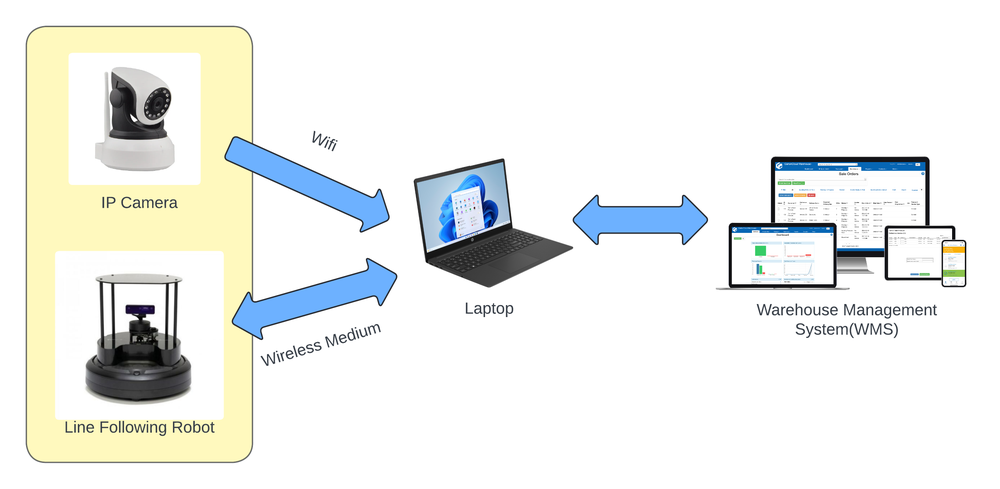
#> input picture images/image1.png, 1000 x 489 px, shrunk from 2839 x 1388 before the run, found by its file name; its folder holds only this picture in this run
$ jupyter execute --allow-errors Visualize_Dataset.ipynb
#> lines starting #> are read from the running program, lines starting #| are printed output that depends on the picture
# **Visualizing Dataset**

In this code file, we compare our dataset in more depth manually. Because we need to ensure we have a better data set before going into train our model.

## **Imports libraries**

[cell 1]
from google.colab import drive
drive.mount('/content/drive')

[cell 2]
import os
import numpy as np
import cv2
from tqdm import tqdm

## **Load all the image names**

[cell 3]
image_names = sorted(os.listdir('/content/drive/MyDrive/Colab Notebooks/data/images'))

[cell 4]
print(image_names)
print(len(image_names))

#> (a cell that did not finish here is left out)

#> (a cell that did not finish here is left out)

## **Loop over the name & store the result**

[cell 7]
for name in tqdm(image_names):
  image_path = f"/content/drive/MyDrive/Colab Notebooks/data/images/{name}"
  mask_path = f"/content/drive/MyDrive/Colab Notebooks/data/masks/{name}"

  x = cv2.imread(image_path, cv2.IMREAD_COLOR)
#> x is the input picture: shape (489, 1000, 3); mean B, G, R 236.4, 239.8, 237.9
  y = cv2.imread(mask_path, cv2.IMREAD_COLOR)

  line = np.ones((10, x.shape[1], 3)) * 255.0

  foreground_img = x*(y/255.0)
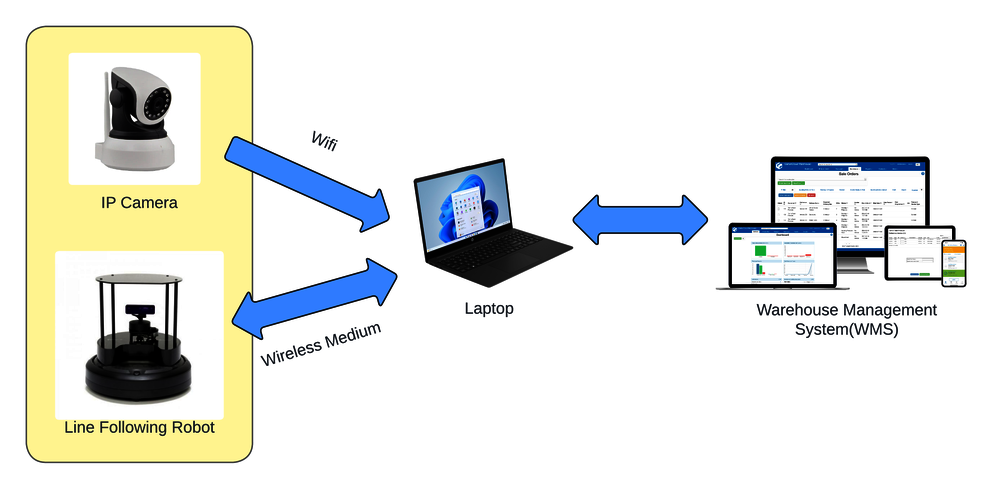
#> foreground_img: shape (489, 1000, 3) float64; mean B, G, R 227.5, 233.8, 232.4
  background_img = x*(1.0-(y/255.0))
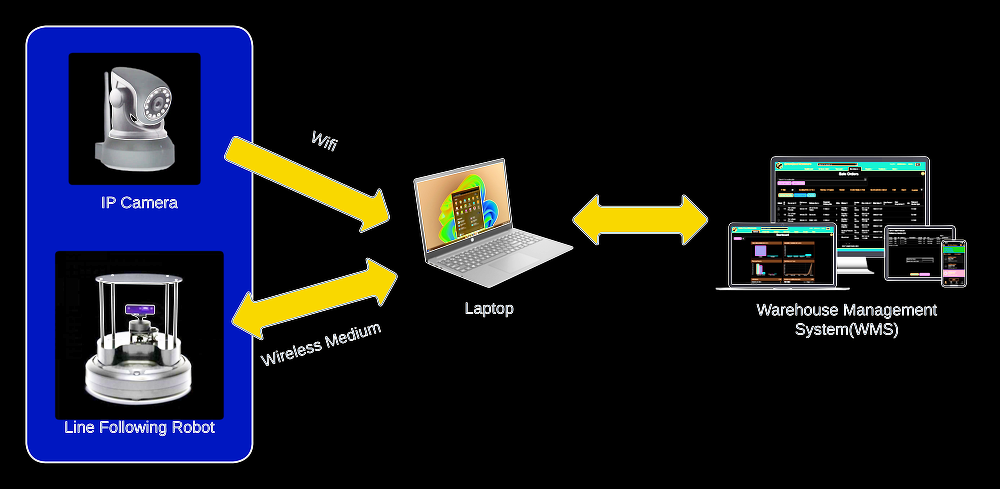
#> background_img: shape (489, 1000, 3) float64; mean B, G, R 8.9, 6, 5.5; drawn with min black and max white

  cat_img = np.concatenate((x, line, y, line, foreground_img, line, background_img), axis=0)
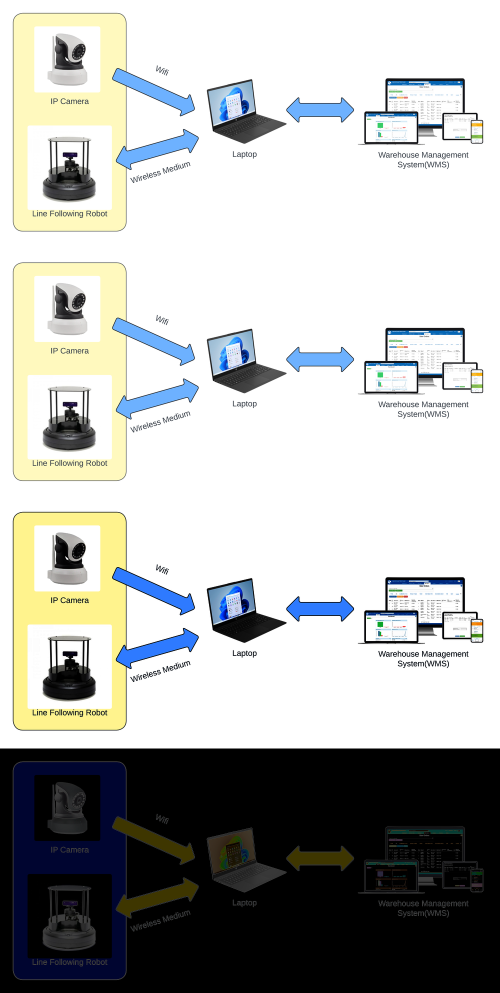
#> cat_img: shape (1986, 1000, 3) float64 (shown at 1/2 size); mean B, G, R 178.5, 181, 179.6
  cv2.imwrite(f"/content/drive/MyDrive/Colab Notebooks/result/{name}", cat_img)

$ run again, on images/image5.gif
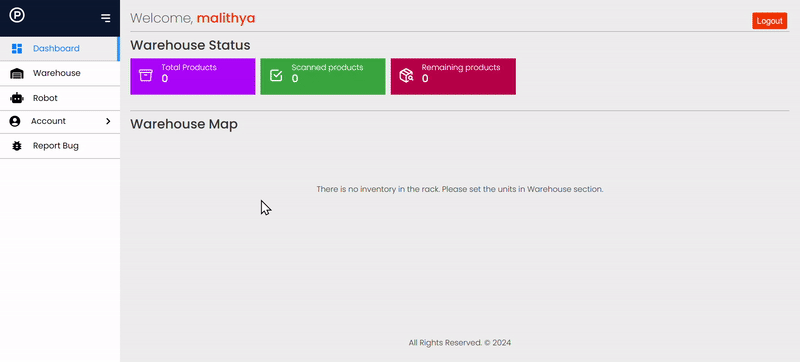
#> input picture images/image5.gif, 800 x 362 px, found by its file name
#> x is the input picture: shape (362, 800, 3); mean B, G, R 228.9, 223.9, 229.2
#> `background_img = x*(1.0-(y/255.0))`:
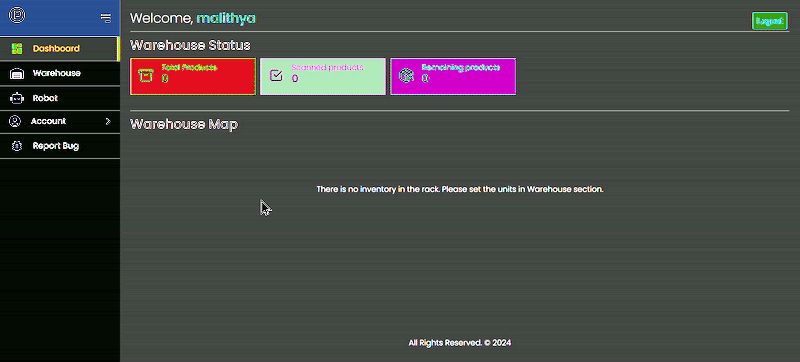
#> background_img: shape (362, 800, 3) float64; mean B, G, R 16.9, 17.6, 17.2; drawn with min black and max white
#> `cat_img = np.concatenate((x, line, y, line, foreground_img, line, back..`:
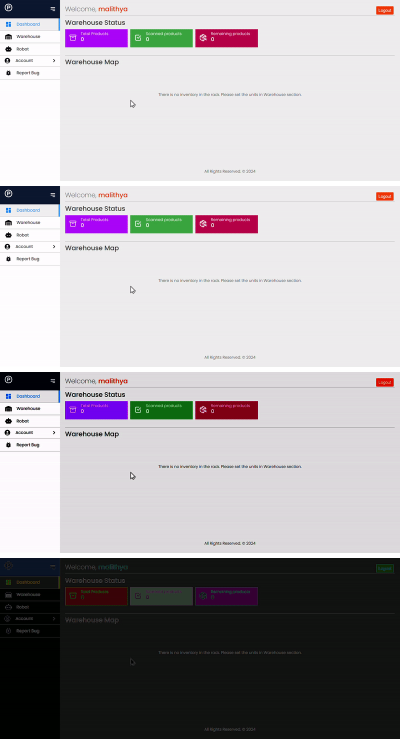
#> cat_img: shape (1478, 800, 3) float64 (shown at 1/2 size); mean B, G, R 173.4, 169.7, 173.6

$ run again, on images/image7.png
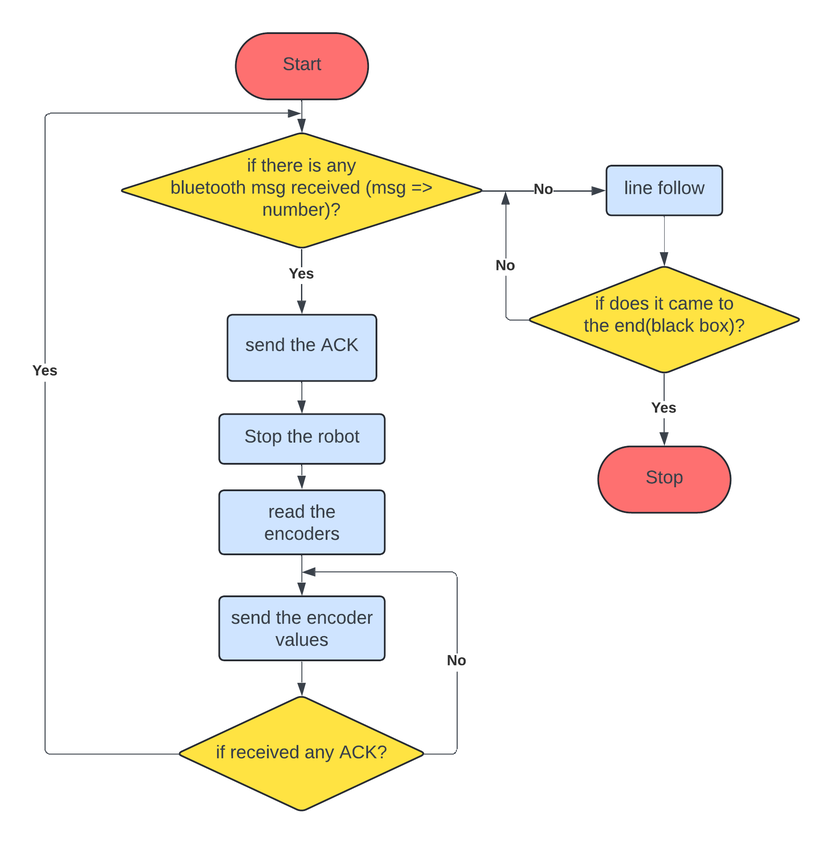
#> input picture images/image7.png, 835 x 845 px, shrunk from 1892 x 1913 before the run, found by its file name
#> x is the input picture: shape (845, 835, 3); mean B, G, R 235, 243.6, 246.9
#> `background_img = x*(1.0-(y/255.0))`:
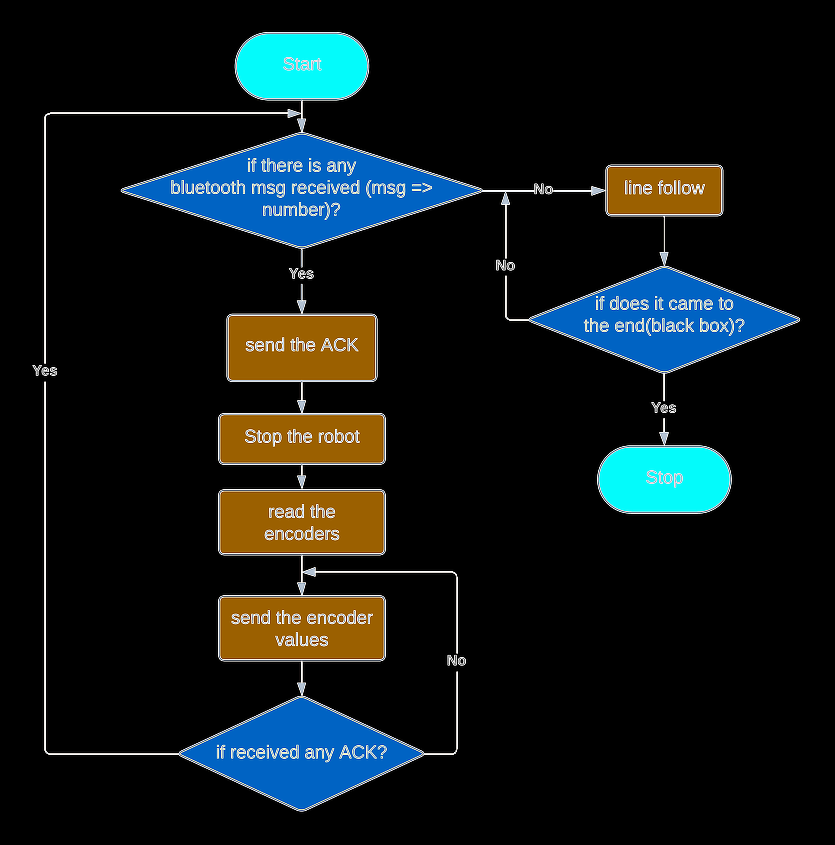
#> background_img: shape (845, 835, 3) float64; mean B, G, R 6.2, 6, 4; drawn with min black and max white
#> `cat_img = np.concatenate((x, line, y, line, foreground_img, line, back..`:
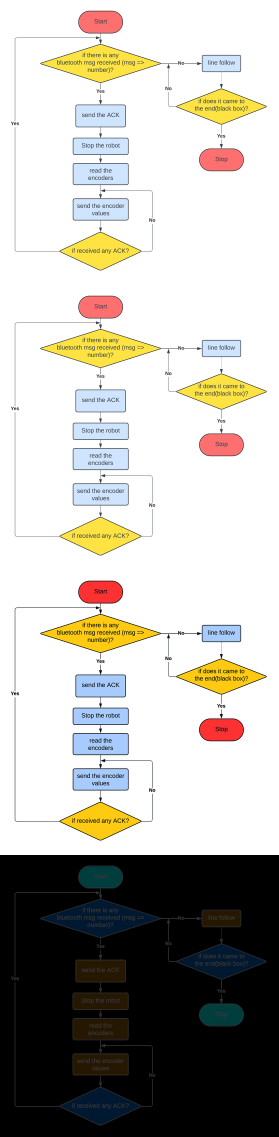
#> cat_img: shape (3410, 835, 3) float64 (shown at 1/3 size); mean B, G, R 176.9, 183.3, 185.8

$ run again, on images/image2.gif
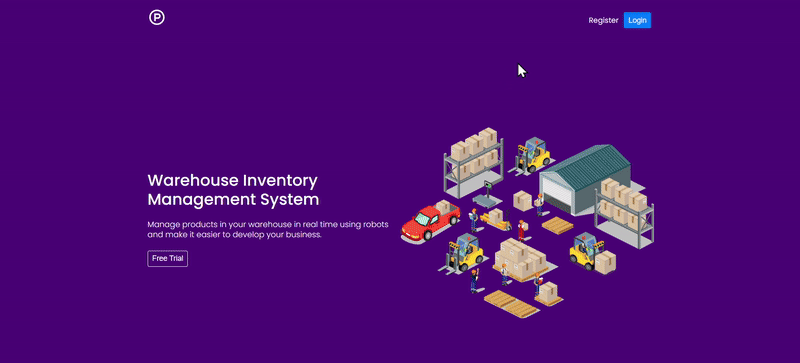
#> input picture images/image2.gif, 800 x 363 px, found by its file name
#> x is the input picture: shape (363, 800, 3); mean B, G, R 117.6, 12.6, 78.6
#> `background_img = x*(1.0-(y/255.0))`:
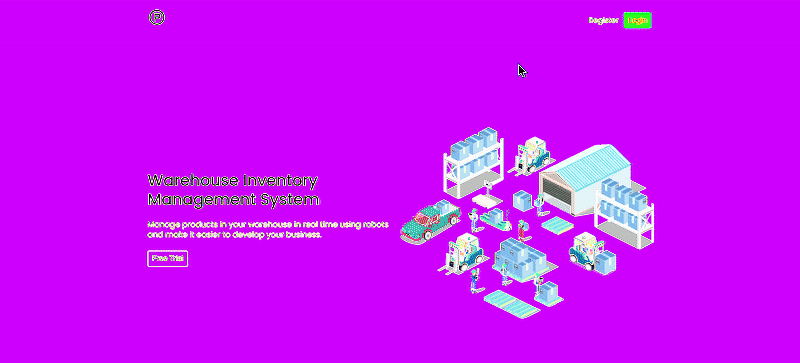
#> background_img: shape (363, 800, 3) float64; mean B, G, R 62.1, 4.6, 50.7; drawn with min black and max white
#> `cat_img = np.concatenate((x, line, y, line, foreground_img, line, back..`:
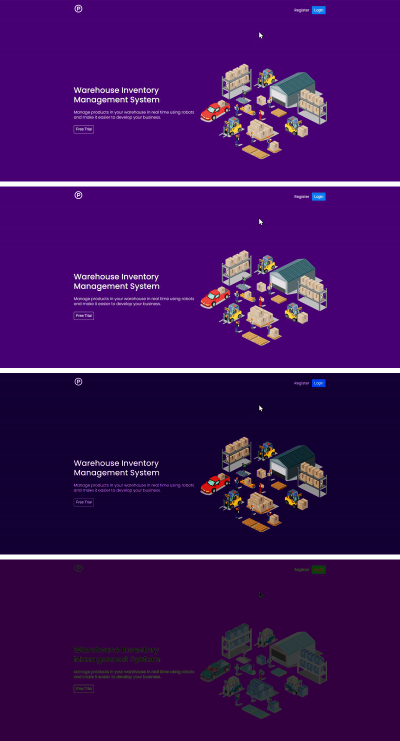
#> cat_img: shape (1482, 800, 3) float64 (shown at 1/2 size); mean B, G, R 91.6, 14.4, 62.9
